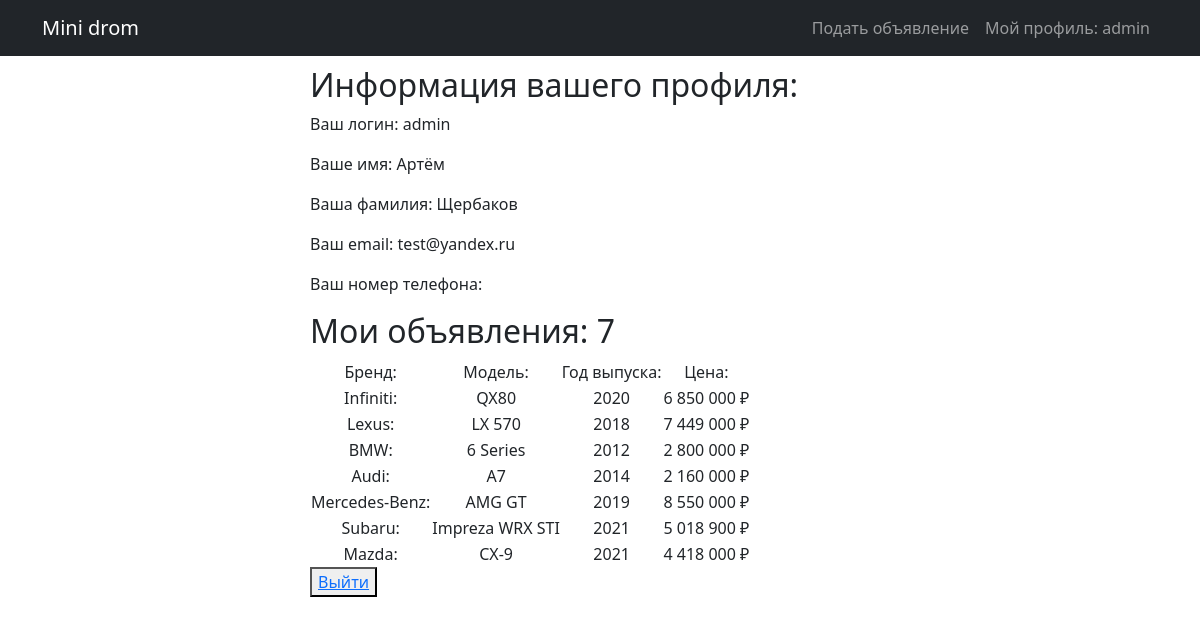
The app's page /accounts/my_profile (signed in) with its own data.
### cars/models.py (models this page shows, shortened)
class Car(models.Model):
    car_brand = models.ForeignKey(Brand, on_delete=models.CASCADE, verbose_name='Марка')
    car_model = ChainedForeignKey(Model,
                                  chained_field="car_brand",
                                  chained_model_field="model_brand_id",
                                  show_all=False,
                                  auto_choose=True,
                                  sort=True,
                                  on_delete=models.CASCADE,
                                  verbose_name='Модель')
    car_year = models.IntegerField(verbose_name='Год выпуска')
    car_price = models.IntegerField(verbose_name='Стоимость автомобиля')
    car_engine_type = models.CharField(max_length=3, choices=ENGINE_TYPE, default=gasoline, verbose_name='Тип двигателя')
    car_engine_capacity = models.FloatField(max_length=3, verbose_name='Объём')
    car_engine_power = models.IntegerField(verbose_name='Мощность л.с.')
    car_transmission_type = models.CharField(max_length=3, choices=TRANSMISSION_TYPE, default=manual, verbose_name='Тип трансмиссии')
    car_drive = models.CharField(max_length=3, choices=DRIVE_TYPE, default=front, verbose_name='Тип привода')
    car_color = models.CharField(max_length=3, choices=COLOR_TYPE, default=white, verbose_name='Цвет')
    car_mileage = models.IntegerField(verbose_name='Пробег')
    car_wheel = models.CharField(max_length=3, choices=WHEEL_TYPE, default=left, verbose_name='Руль')
    car_vin = models.IntegerField(unique=True, verbose_name='VIN номер')
    car_description = models.TextField(verbose_name='Описание')
    car_city = models.ForeignKey(City, on_delete=models.CASCADE, verbose_name='Город')
    car_date_create = models.DateTimeField(auto_now_add=True)
    car_user = models.ForeignKey(User, on_delete=models.CASCADE, null=True)

class Brand(models.Model):
    brand_name = models.CharField(max_length=30, unique=True)
    brand_country = models.CharField(max_length=30)
    brand_history = models.TextField()
    brand_logo = models.ImageField(verbose_name='Логотип', upload_to='logo/', null=True)
    def __str__(self):
        return self.brand_name

class Model(models.Model):
    model_brand = models.ForeignKey(Brand, on_delete=models.CASCADE, null=True)
    model_name = models.CharField(max_length=30, unique=True)
    def __str__(self):
        return self.model_name

### accounts/views.py (the view)
# urls.py: path('my_profile', MyProfile.as_view(), name='my_profile'),
class MyProfile(ListView):
    model = Car
    template_name = 'my_profile.html'
    def get_context_data(self, **kwargs):
        context = super().get_context_data(**kwargs)
        context['cars'] = Car.objects.filter(car_user=self.request.user)
        return context

### cars/templatetags/custom_filters.py (called while the page is built)
@register.filter(name='beautiful_price')
def beautiful_price(value):
    if len(str(value)) == 5:
        value = str(value)[:2] + ' ' + str(value)[2:5] + ' ₽'
    elif len(str(value)) == 6:
        value = str(value)[:3] + ' ' + str(value)[3:6] + ' ₽'
    elif len(str(value)) == 7:
        value = str(value)[:1] + ' ' + str(value)[1:4] + ' ' + str(value)[4:7] + ' ₽'
    elif len(str(value)) == 8:
        value = str(value)[:2] + ' ' + str(value)[2:5] + ' ' + str(value)[5:8] + ' ₽'
    return value

### templates/my_profile.html
{% extends 'default.html' %}
{% block content %}
{% load custom_filters %}
<h2 style="margin-left:310px; margin-top: 10px"> Информация вашего профиля: </h2>
<p style="margin-left:310px;">Ваш логин: {{ user.username }}</p>
<p style="margin-left:310px;">Ваше имя: {{ user.first_name }}</p>
<p style="margin-left:310px;">Ваша фамилия: {{ user.last_name }}</p>
<p style="margin-left:310px;">Ваш email: {{ user.email }}</p>
<p style="margin-left:310px;">Ваш номер телефона: {{ user.phone }}</p>
{% if cars %}
    <h2 style="margin-left:310px; margin-top: 10px"> Мои объявления: {{cars|length}} </h2>
        <table style="margin-left:310px;">
            <tr>
                <td align="center"> Бренд: </td>
                <td align="center"> Модель: </td>
                <td align="center"> Год выпуска: </td>
                <td align="center"> Цена: </td>
            </tr>
            {% for car in cars %}
                <tr>
                    <td align="center"> {{ car.car_brand}}: </td>
                    <td align="center"> {{ car.car_model}} </td>
                    <td align="center"> {{ car.car_year}} </td>
                    <td align="center"> {{ car.car_price|beautiful_price}} </td>
                </tr>
            {% endfor %}
        </table>
{% else %}
    <h2 style="margin-left:310px; margin-top: 10px"> Вы пока не добавили ни одного объявления. Давайте <a href="{% url 'add'%}"> добавим </a> </h2>
{% endif%}
<button style="margin-left:310px;"> <a href="{% url 'logout'%}"> Выйти </a></button>
{% endblock content %}

### templates/default.html (shortened to what this page needs)
{% load static %}
<!DOCTYPE html>
<html lang="en">
    <head>
        <link href="{% static 'css/styles.css' %}" rel="stylesheet" />
        <link href="{% static 'css/fancybox.css' %}" rel="stylesheet" />
        <link rel="stylesheet" href="https://cdn.jsdelivr.net/gh/fancyapps/fancybox@3.5.7/dist/jquery.fancybox.min.css" />
    </head>
    <body>
        <nav class="navbar navbar-expand-lg navbar-dark bg-dark">
            <div class="container">
                <a class="navbar-brand" href="/" >Mini drom</a>
                <div class="collapse navbar-collapse" id="navbarSupportedContent">
                    {% if request.user.is_authenticated %}
                        <ul class="navbar-nav ms-auto mb-2 mb-lg-0">
                            <li class="nav-item"><a class="nav-link" href="{% url 'add'%}">Подать объявление</a></li>
                            <li class="nav-item"><a class="nav-link" href="{% url 'my_profile'%}">Мой профиль: {{user.username}}</a></li>
                        </ul>
                    {% else %}
                        <ul class="navbar-nav ms-auto mb-2 mb-lg-0">
                            <li class="nav-item"><a class="nav-link" href="{% url 'add'%}">Подать объявление</a></li>
                            <li class="nav-item"><a class="nav-link" href="{% url 'registration'%}">Вход и регистрация</a></li>
                        </ul>
                    {% endif %}
                </div>
            </div>
        </nav>
        {% block content %}
        {% endblock content %}
    </body>
</html>

### records on screen
Car: car_brand "Infiniti", car_model "QX80", car_year "2020", car_price|beautiful_price "6 850 000 ₽"
Car: car_brand "Lexus", car_model "LX 570", car_year "2018", car_price|beautiful_price "7 449 000 ₽"
Car: car_brand "BMW", car_model "6 Series", car_year "2012", car_price|beautiful_price "2 800 000 ₽"
Car: car_brand "Audi", car_model "A7", car_year "2014", car_price|beautiful_price "2 160 000 ₽"
Car: car_brand "Mercedes-Benz", car_model "AMG GT", car_year "2019", car_price|beautiful_price "8 550 000 ₽"
Car: car_brand "Subaru", car_model "Impreza WRX STI", car_year "2021", car_price|beautiful_price "5 018 900 ₽"
Car: car_brand "Mazda", car_model "CX-9", car_year "2021", car_price|beautiful_price "4 418 000 ₽"

### other values on screen
{{ user.username }} "admin"
{{ user.first_name }} "Артём"
{{ user.last_name }} "Щербаков"
{{ user.email }} "test@yandex.ru"
{{ cars|length }} "7"
